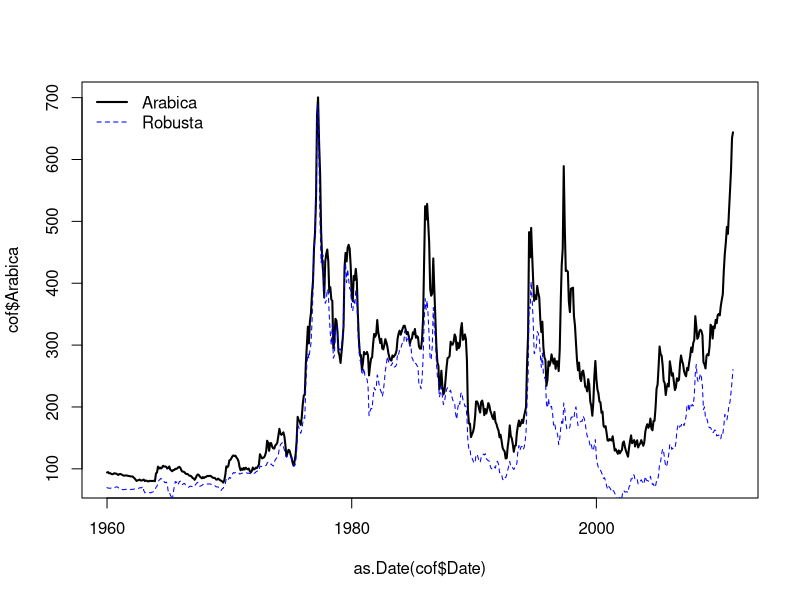
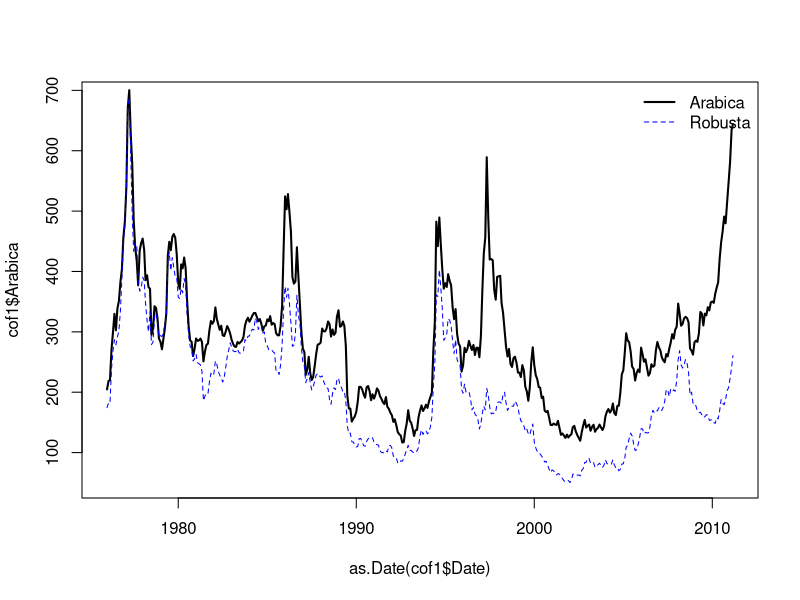
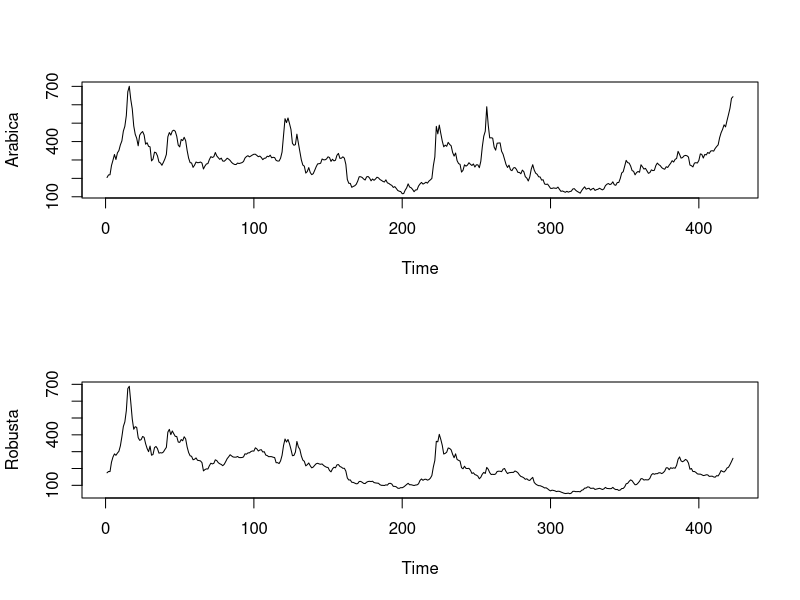
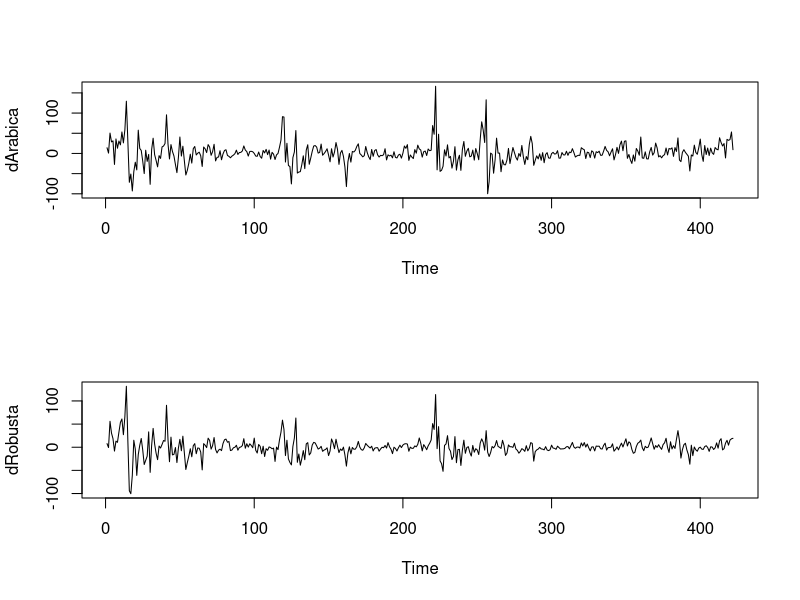

R code for these plots, in order:
#Data from
#https://www.r-bloggers.com/chicken-or-the-egg-granger-causality-for-the-masses/


#Model 1 is the unrestricted model that includes the Granger-causal terms.
#Model 2 is the restricted model where the Granger-causal terms are omitted.
#The test is a Wald test that assesses whether using the restricted Model 2 in place of Model 1 makes statistical sense.

#You interpret the results as follows:
  
#if Pr(>F)<α (where α is your desired level of significance), you reject the null hypothesis of no Granger causality. This indicates that Model 2 is too restrictive as compared with Model 1.
#If the inequality is reversed, you do not reject the null hypothesis as the richer Model 1 is preferred to the restricted Model 2.

#Note: A more precise statement would be we are checking to see if including xx is useful for predicting yy when yy's own history is already being used for prediction. That is, do not miss the fact the xx has to be useful beyond (or extra to) the own history of yy.
setwd("C:/Users/Christopher/Documents/Projects/GitHub R/ARIMA_Projects/")
#rm(list=ls())

library(forecast)
library(lmtest)

#Load data
cof = read.csv("Coffee_Data.csv", header=T, sep=",")
names(cof)

#Adjust Date format
cof["Date"] =paste(sub("M","-",cof$Date),"-01",sep="")

#Visualize
plot(as.Date(cof$Date),cof$Arabica,type="l",col="black",lwd=2)
lines(as.Date(cof$Date),cof$Robusta,col="blue",lty=2,lwd=1)
legend("topleft",c("Arabica","Robusta"),col=c("black","blue"),lty=c(1,2),lwd=c(2,1),bty="n")

#Possible structural break in 1970s. Therefore only values from 1976:01 onwards are regarded
cof1 = cof[193:615,]

#Visualize
plot(as.Date(cof1$Date),cof1$Arabica,type="l",col="black",lwd=2,ylim=range(cof1$Robusta))
lines(as.Date(cof1$Date),cof1$Robusta,col="blue",lty=2,lwd=1)
legend("topright",c("Arabica","Robusta"),col=c("black","blue"),lty=c(1,2),lwd=c(2,1),bty="n")


head(cof1)

attach(cof1)
# plot the time series
par(mfrow=c(2,1))
plot.ts(Arabica)
plot.ts(Robusta)

# test for unit root and number of differences required, you can also test for seasonality with nsdiffs

ndiffs(Arabica, alpha=0.05, test= c("kpss"))
ndiffs(Robusta, alpha=0.05, test= c("kpss"))

#differenced time series
dArabica <- diff(Arabica) #order = 1 by default
dRobusta <- diff(Robusta)
plot.ts(dArabica)
plot.ts(dRobusta)

#do Arabica granger cause Robusta?
grangertest(dRobusta ~ dArabica, order=4)


#do Robusta granger cause Arabica?
grangertest(dArabica ~ dRobusta, order=4)


# It seems that Arabica Granger-causes Robusta prices, but not the other way around.
